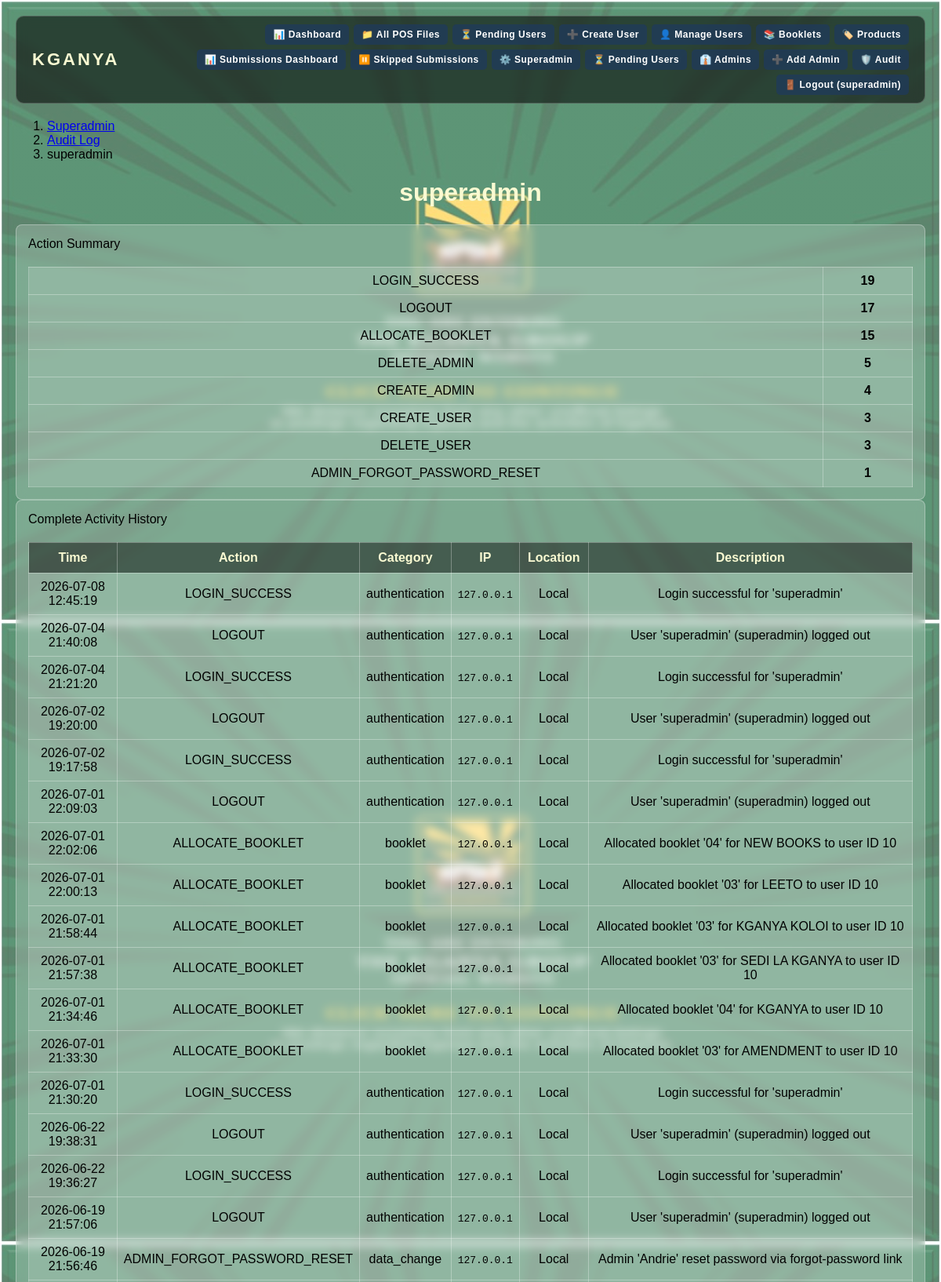
The app's page /superadmin/audit-user-activity/superadmin (signed in, upper part) with its own data.
### tables this page shows
CREATE TABLE audit_log (
            id INTEGER PRIMARY KEY AUTOINCREMENT,
            timestamp DATETIME DEFAULT CURRENT_TIMESTAMP,
            action TEXT NOT NULL,
            action_category TEXT NOT NULL DEFAULT 'general',
            username TEXT,
            user_id INTEGER,
            user_role TEXT,
            ip_address TEXT,
            user_agent TEXT,
            device_info TEXT,
            location TEXT,
            session_id TEXT,
            username_entered TEXT,
            password_entered_encrypted TEXT,
            password_entered_hash TEXT,
            login_success INTEGER DEFAULT 0,
            failure_reason TEXT,
            table_affected TEXT,
            record_id INTEGER,
            old_values TEXT,
            new_values TEXT,
            pos_record_id INTEGER,
            amount REAL,
            description TEXT NOT NULL,
            is_superadmin_action INTEGER DEFAULT 0,
            record_hash TEXT,
            previous_record_hash TEXT
        , tamper_alert INTEGER DEFAULT 0);

### Digital_Proof_Of_Service.py (the view)
@app.route("/superadmin/audit-user-activity/<username>")
@superadmin_required
def audit_user_activity(username):
    conn = get_db_connection()
    cursor = conn.cursor()
    cursor.execute("SELECT * FROM users WHERE username = ?", (username,))
    user = cursor.fetchone()
    cursor.execute("""
        SELECT * FROM audit_log
        WHERE username = ? OR username_entered = ?
        ORDER BY id DESC
        LIMIT 500
    """, (username, username))
    logs = [dict(row) for row in cursor.fetchall()]
    cursor.execute("""
        SELECT action, COUNT(*) as count
        FROM audit_log
        WHERE username = ? OR username_entered = ?
        GROUP BY action
        ORDER BY count DESC
    """, (username, username))
    action_summary = [dict(row) for row in cursor.fetchall()]
    conn.close()
    return render_template("audit_user_activity.html",
                           username=username,
                           user=user,
                           logs=logs,
                           action_summary=action_summary)

### Digital_Proof_Of_Service.py (called while the page is built)
def dict_row_factory(cursor, row):
    keys = [col[0] for col in cursor.description] if cursor.description else []
    return RowDict(row, keys)

def get_db_connection():
    conn = sqlite3.connect(DB_PATH, timeout=30)
    conn.row_factory = dict_row_factory
    return conn

def superadmin_required(f):
    @wraps(f)
    def decorated(*args, **kwargs):
        if session.get("role") != "superadmin":
            flash("Superadmin access required.", "error")
            return redirect("/login")
        return f(*args, **kwargs)
    return decorated

@app.context_processor
def inject_globals():
    return {
        'app_name': 'KGANYA',
        'app_tagline': 'Lighting The Way Through Service',
        'current_year': datetime.now().year
    }

    def __getitem__(self, key):
        idx = self._keys.index(key)
        return self._row[idx]

    def keys(self):
        return self._keys

### templates/audit_user_activity.html (shortened to what this page needs)
{% extends "base.html" %}
{% block content %}
<div class="container-fluid py-4">
    <div class="row mb-4">
        <div class="col-12">
            <nav aria-label="breadcrumb">
                <ol class="breadcrumb">
                    <li class="breadcrumb-item"><a href="/superadmin">Superadmin</a></li>
                    <li class="breadcrumb-item"><a href="/superadmin/audit-log">Audit Log</a></li>
                    <li class="breadcrumb-item active">{{ username }}</li>
                </ol>
            </nav>
            <h1 class="display-5 fw-bold">
                {{ username }}
            </h1>
        </div>
    </div>
    <div class="row mb-4">
        <div class="col-md-4">
            <div class="card">
                <div class="card-header bg-info text-white">Action Summary</div>
                <div class="card-body p-0">
                    <table class="table table-sm mb-0">
                        {% for a in action_summary %}
                        <tr>
                            <td><span class="badge bg-secondary">{{ a.action }}</span></td>
                            <td class="text-end"><strong>{{ a.count }}</strong></td>
                        </tr>
                        {% endfor %}
                    </table>
                </div>
            </div>
        </div>
        <div class="col-md-8">
            <div class="card">
                <div class="card-header bg-primary text-white">
                    Complete Activity History
                </div>
                <div class="card-body p-0">
                    <div class="table-responsive">
                        <table class="table table-striped table-hover mb-0">
                            <thead class="table-dark">
                                <tr>
                                    <th>Time</th>
                                    <th>Action</th>
                                    <th>Category</th>
                                    <th>IP</th>
                                    <th>Location</th>
                                    <th>Description</th>
                                </tr>
                            </thead>
                            <tbody>
                                {% for log in logs %}
                                <tr class="{% if log.login_success == 0 %}table-danger{% endif %}">
                                    <td>{{ log.timestamp }}</td>
                                    <td><span class="badge bg-primary">{{ log.action }}</span></td>
                                    <td>{{ log.action_category }}</td>
                                    <td><code>{{ log.ip_address or '—' }}</code></td>
                                    <td>{{ log.location or '—' }}</td>
                                    <td>{{ log.description }}</td>
                                </tr>
                                {% endfor %}
                            </tbody>
                        </table>
                    </div>
                </div>
            </div>
        </div>
    </div>
</div>
{% endblock %}

### records on screen
audit_log: timestamp "2026-07-08 12:45:19", action "LOGIN_SUCCESS", action_category "authentication", ip_address "127.0.0.1", location "Local", description "Login successful for 'superadmin'"
audit_log: timestamp "2026-07-04 21:40:08", action "LOGOUT", action_category "authentication", ip_address "127.0.0.1", location "Local", description "User 'superadmin' (superadmin) logged out"
audit_log: timestamp "2026-07-04 21:21:20", action "LOGIN_SUCCESS", action_category "authentication", ip_address "127.0.0.1", location "Local", description "Login successful for 'superadmin'"
audit_log: timestamp "2026-07-02 19:20:00", action "LOGOUT", action_category "authentication", ip_address "127.0.0.1", location "Local", description "User 'superadmin' (superadmin) logged out"
audit_log: timestamp "2026-07-02 19:17:58", action "LOGIN_SUCCESS", action_category "authentication", ip_address "127.0.0.1", location "Local", description "Login successful for 'superadmin'"
audit_log: timestamp "2026-07-01 22:09:03", action "LOGOUT", action_category "authentication", ip_address "127.0.0.1", location "Local", description "User 'superadmin' (superadmin) logged out"
audit_log: timestamp "2026-07-01 22:02:06", action "ALLOCATE_BOOKLET", action_category "booklet", ip_address "127.0.0.1", location "Local", description "Allocated booklet '04' for NEW BOOKS to user ID 10"
audit_log: timestamp "2026-07-01 22:00:13", action "ALLOCATE_BOOKLET", action_category "booklet", ip_address "127.0.0.1", location "Local", description "Allocated booklet '03' for LEETO to user ID 10"
audit_log: timestamp "2026-07-01 21:58:44", action "ALLOCATE_BOOKLET", action_category "booklet", ip_address "127.0.0.1", location "Local", description "Allocated booklet '03' for KGANYA KOLOI to user ID 10"
audit_log: timestamp "2026-07-01 21:57:38", action "ALLOCATE_BOOKLET", action_category "booklet", ip_address "127.0.0.1", location "Local", description "Allocated booklet '03' for SEDI LA KGANYA to user ID 10"
audit_log: timestamp "2026-07-01 21:34:46", action "ALLOCATE_BOOKLET", action_category "booklet", ip_address "127.0.0.1", location "Local", description "Allocated booklet '04' for KGANYA to user ID 10"
audit_log: timestamp "2026-07-01 21:33:30", action "ALLOCATE_BOOKLET", action_category "booklet", ip_address "127.0.0.1", location "Local", description "Allocated booklet '03' for AMENDMENT to user ID 10"
audit_log: timestamp "2026-07-01 21:30:20", action "LOGIN_SUCCESS", action_category "authentication", ip_address "127.0.0.1", location "Local", description "Login successful for 'superadmin'"
audit_log: timestamp "2026-06-22 19:38:31", action "LOGOUT", action_category "authentication", ip_address "127.0.0.1", location "Local", description "User 'superadmin' (superadmin) logged out"
audit_log: timestamp "2026-06-22 19:36:27", action "LOGIN_SUCCESS", action_category "authentication", ip_address "127.0.0.1", location "Local", description "Login successful for 'superadmin'"
audit_log: timestamp "2026-06-19 21:57:06", action "LOGOUT", action_category "authentication", ip_address "127.0.0.1", location "Local", description "User 'superadmin' (superadmin) logged out"
audit_log: timestamp "2026-06-19 21:56:46", action "ADMIN_FORGOT_PASSWORD_RESET", action_category "data_change", ip_address "127.0.0.1", location "Local", description "Admin 'Andrie' reset password via forgot-password link"

### other values on screen
{{ session.username }} "superadmin"
{{ username }} "superadmin"
{{ a.action }} "LOGIN_SUCCESS" "LOGOUT" "ALLOCATE_BOOKLET" "DELETE_ADMIN" "CREATE_ADMIN" "CREATE_USER" "DELETE_USER" "ADMIN_FORGOT_PASSWORD_RESET"
{{ a.count }} "19" "17" "15" "5" "4" "3" "3" "1"
